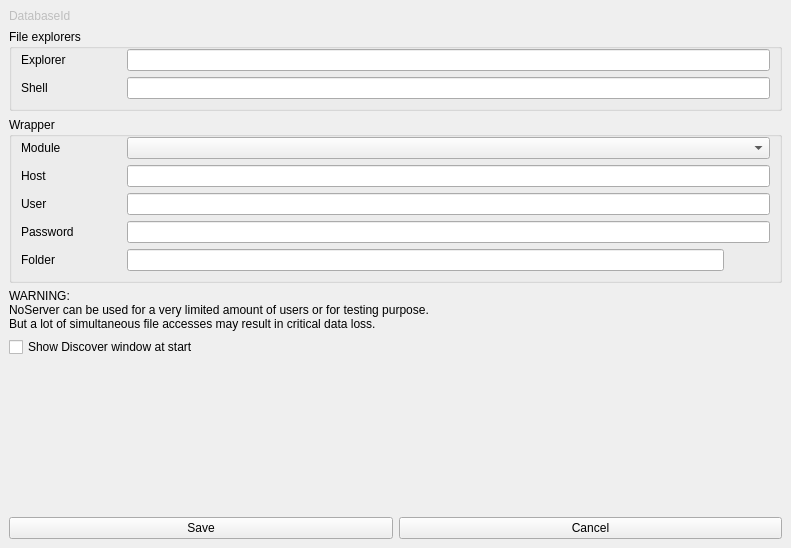
<?xml version="1.0" encoding="UTF-8"?>
<ui version="4.0">
 <class>MainWindow</class>
 <widget class="QDialog" name="MainWindow">
  <property name="geometry">
   <rect>
    <x>0</x>
    <y>0</y>
    <width>791</width>
    <height>548</height>
   </rect>
  </property>
  <property name="windowTitle">
   <string>Local settings</string>
  </property>
  <layout class="QVBoxLayout" name="verticalLayout_2">
   <property name="leftMargin">
    <number>9</number>
   </property>
   <property name="topMargin">
    <number>9</number>
   </property>
   <property name="rightMargin">
    <number>9</number>
   </property>
   <property name="bottomMargin">
    <number>9</number>
   </property>
   <item>
    <widget class="QLabel" name="databaseIdLabel">
     <property name="enabled">
      <bool>false</bool>
     </property>
     <property name="text">
      <string>DatabaseId</string>
     </property>
    </widget>
   </item>
   <item>
    <widget class="QGroupBox" name="groupBox_2">
     <property name="title">
      <string>File explorers</string>
     </property>
     <layout class="QFormLayout" name="formLayout_2">
      <property name="fieldGrowthPolicy">
       <enum>QFormLayout::AllNonFixedFieldsGrow</enum>
      </property>
      <property name="labelAlignment">
       <set>Qt::AlignLeading|Qt::AlignLeft|Qt::AlignVCenter</set>
      </property>
      <property name="topMargin">
       <number>0</number>
      </property>
      <item row="0" column="0">
       <widget class="QLabel" name="label_4">
        <property name="minimumSize">
         <size>
          <width>100</width>
          <height>0</height>
         </size>
        </property>
        <property name="text">
         <string>Explorer</string>
        </property>
       </widget>
      </item>
      <item row="0" column="1">
       <widget class="QLineEdit" name="explorerLineEdit">
        <property name="toolTip">
         <string>Command to open a navigator with the word ${PATH} representing the folder which will be open</string>
        </property>
       </widget>
      </item>
      <item row="1" column="0">
       <widget class="QLabel" name="label_3">
        <property name="minimumSize">
         <size>
          <width>100</width>
          <height>0</height>
         </size>
        </property>
        <property name="text">
         <string>Shell</string>
        </property>
       </widget>
      </item>
      <item row="1" column="1">
       <widget class="QLineEdit" name="shellLineEdit">
        <property name="toolTip">
         <string>Command to open a shell with the word ${PATH} representing the folder which will be open</string>
        </property>
       </widget>
      </item>
     </layout>
    </widget>
   </item>
   <item>
    <widget class="QGroupBox" name="groupBox">
     <property name="title">
      <string>Wrapper</string>
     </property>
     <layout class="QVBoxLayout" name="verticalLayout">
      <property name="topMargin">
       <number>0</number>
      </property>
      <item>
       <widget class="QWidget" name="moduleWidget" native="true">
        <layout class="QHBoxLayout" name="horizontalLayout_2" stretch="0,1">
         <property name="leftMargin">
          <number>0</number>
         </property>
         <property name="topMargin">
          <number>0</number>
         </property>
         <property name="rightMargin">
          <number>0</number>
         </property>
         <property name="bottomMargin">
          <number>0</number>
         </property>
         <item>
          <widget class="QLabel" name="label">
           <property name="minimumSize">
            <size>
             <width>100</width>
             <height>0</height>
            </size>
           </property>
           <property name="text">
            <string>Module</string>
           </property>
          </widget>
         </item>
         <item>
          <widget class="QComboBox" name="wrapperComboBox"/>
         </item>
        </layout>
       </widget>
      </item>
      <item>
       <widget class="QWidget" name="hostWidget" native="true">
        <layout class="QHBoxLayout" name="horizontalLayout_3">
         <property name="leftMargin">
          <number>0</number>
         </property>
         <property name="topMargin">
          <number>0</number>
         </property>
         <property name="rightMargin">
          <number>0</number>
         </property>
         <property name="bottomMargin">
          <number>0</number>
         </property>
         <item>
          <widget class="QLabel" name="hostLabel">
           <property name="minimumSize">
            <size>
             <width>100</width>
             <height>0</height>
            </size>
           </property>
           <property name="text">
            <string>Host</string>
           </property>
          </widget>
         </item>
         <item>
          <widget class="QLineEdit" name="hostLineEdit"/>
         </item>
        </layout>
       </widget>
      </item>
      <item>
       <widget class="QWidget" name="userWidget" native="true">
        <layout class="QHBoxLayout" name="horizontalLayout_5">
         <property name="leftMargin">
          <number>0</number>
         </property>
         <property name="topMargin">
          <number>0</number>
         </property>
         <property name="rightMargin">
          <number>0</number>
         </property>
         <property name="bottomMargin">
          <number>0</number>
         </property>
         <item>
          <widget class="QLabel" name="nameLabel">
           <property name="minimumSize">
            <size>
             <width>100</width>
             <height>0</height>
            </size>
           </property>
           <property name="text">
            <string>User</string>
           </property>
          </widget>
         </item>
         <item>
          <widget class="QLineEdit" name="userLineEdit"/>
         </item>
        </layout>
       </widget>
      </item>
      <item>
       <widget class="QWidget" name="pwdWidget" native="true">
        <layout class="QHBoxLayout" name="horizontalLayout_6">
         <property name="leftMargin">
          <number>0</number>
         </property>
         <property name="topMargin">
          <number>0</number>
         </property>
         <property name="rightMargin">
          <number>0</number>
         </property>
         <property name="bottomMargin">
          <number>0</number>
         </property>
         <item>
          <widget class="QLabel" name="pwdLabel">
           <property name="minimumSize">
            <size>
             <width>100</width>
             <height>0</height>
            </size>
           </property>
           <property name="text">
            <string>Password</string>
           </property>
          </widget>
         </item>
         <item>
          <widget class="QLineEdit" name="pwdLineEdit"/>
         </item>
        </layout>
       </widget>
      </item>
      <item>
       <widget class="QWidget" name="pathWidget" native="true">
        <layout class="QHBoxLayout" name="horizontalLayout_7">
         <property name="leftMargin">
          <number>0</number>
         </property>
         <property name="topMargin">
          <number>0</number>
         </property>
         <property name="rightMargin">
          <number>0</number>
         </property>
         <property name="bottomMargin">
          <number>0</number>
         </property>
         <item>
          <widget class="QLabel" name="pathLabel">
           <property name="minimumSize">
            <size>
             <width>100</width>
             <height>0</height>
            </size>
           </property>
           <property name="text">
            <string>Folder</string>
           </property>
          </widget>
         </item>
         <item>
          <widget class="QLineEdit" name="pathLineEdit"/>
         </item>
         <item>
          <widget class="QPushButton" name="pathButton">
           <property name="maximumSize">
            <size>
             <width>50</width>
             <height>16777215</height>
            </size>
           </property>
           <property name="text">
            <string/>
           </property>
           <property name="flat">
            <bool>true</bool>
           </property>
          </widget>
         </item>
        </layout>
       </widget>
      </item>
     </layout>
    </widget>
   </item>
   <item>
    <widget class="QLabel" name="warningLabel">
     <property name="text">
      <string>WARNING:
NoServer can be used for a very limited amount of users or for testing purpose.
But a lot of simultaneous file accesses may result in critical data loss.</string>
     </property>
    </widget>
   </item>
   <item>
    <widget class="QCheckBox" name="discoverCheckBox">
     <property name="text">
      <string>Show Discover window at start</string>
     </property>
    </widget>
   </item>
   <item>
    <spacer name="verticalSpacer">
     <property name="orientation">
      <enum>Qt::Vertical</enum>
     </property>
     <property name="sizeHint" stdset="0">
      <size>
       <width>20</width>
       <height>40</height>
      </size>
     </property>
    </spacer>
   </item>
   <item>
    <layout class="QHBoxLayout" name="horizontalLayout">
     <property name="spacing">
      <number>6</number>
     </property>
     <property name="leftMargin">
      <number>0</number>
     </property>
     <property name="topMargin">
      <number>0</number>
     </property>
     <property name="rightMargin">
      <number>0</number>
     </property>
     <property name="bottomMargin">
      <number>0</number>
     </property>
     <item>
      <widget class="QPushButton" name="saveButton">
       <property name="text">
        <string>Save</string>
       </property>
      </widget>
     </item>
     <item>
      <widget class="QPushButton" name="cancelButton">
       <property name="text">
        <string>Cancel</string>
       </property>
      </widget>
     </item>
    </layout>
   </item>
  </layout>
 </widget>
 <resources/>
 <connections/>
</ui>
